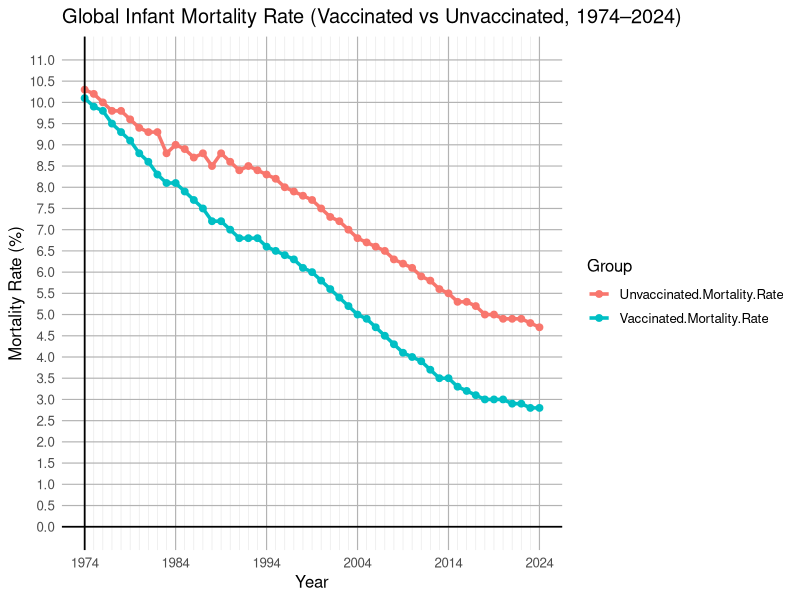
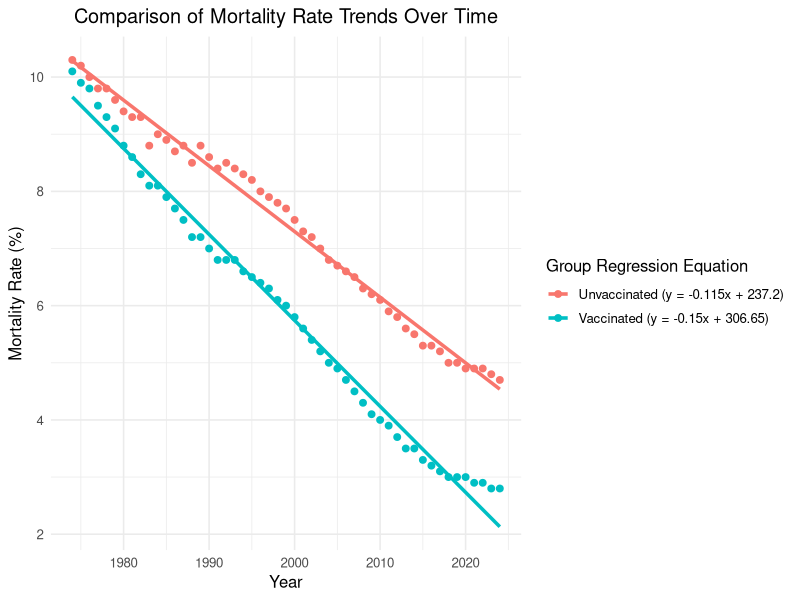

The R source for these figures, in order:
## ---- chunk 1
knitr::opts_chunk$set(echo = TRUE)
## ---- chunk 2
library(ggplot2)
library(tidyr)

data <- read.csv("Globalinfantmortalityrate.csv")

# Change the formatting for graph type
data_long <- pivot_longer(data,
                          cols = c("Vaccinated.Mortality.Rate", "Unvaccinated.Mortality.Rate"),
                          names_to = "Group",
                          values_to = "MortalityRate")

# Creating the plot
ggplot(data_long, aes(x = Year, y = MortalityRate, color = Group)) +
  geom_line(size = 1.2) +
  geom_point(size = 2) +
  
  # Solid Axis Lines and line spacing
  geom_hline(yintercept = 0, color = "black", size = 0.6) +
  geom_vline(xintercept = min(data_long$Year), color = "black", size = 0.6) +
  
  scale_y_continuous(
    limits = c(0, 11),
    breaks = seq(0, 11, by = 0.5),   
    minor_breaks = NULL              
  ) +
  scale_x_continuous(
    breaks = seq(min(data_long$Year), max(data_long$Year), by = 10),  
    minor_breaks = data_long$Year                                     
  ) +
  
  # Line colors for the faded/more solid colored lines: AI used to assist in formatting.
  theme_minimal(base_size = 12) +
  theme(
    panel.grid.minor = element_line(color = "gray90", size = 0.2),
    panel.grid.major = element_line(color = "gray70", size = 0.4),   
    panel.border = element_blank(),                                  
    axis.line = element_blank()                                      
  ) +
  
  labs(
    title = "Global Infant Mortality Rate (Vaccinated vs Unvaccinated, 1974–2024)",
    x = "Year",
    y = "Mortality Rate (%)",
    color = "Group"
  )
## ---- chunk 3
data <- read.csv("Globalinfantmortalityrate.csv")

# Slope for Vaccinated
model_vax <- lm(Vaccinated.Mortality.Rate ~ Year, data = data)

# Slope for Unvaccinated
model_unvax <- lm(Unvaccinated.Mortality.Rate ~ Year, data = data)

summary(model_vax)$coefficients
summary(model_unvax)$coefficients

slope_vax <- coef(model_vax)[2]
slope_unvax <- coef(model_unvax)[2]

cat("Vaccinated slope:", slope_vax, "\n")
cat("Unvaccinated slope:", slope_unvax, "\n")

#If the p-value for that term is < 0.05, the slopes are significantly different.
#If the p-value is > 0.05, the slopes are not significantly different.

# Reshape the data
data_long <- data.frame(
  Year = rep(data$Year, 2),
  Mortality = c(data$Vaccinated.Mortality.Rate, data$Unvaccinated.Mortality.Rate),
  Group = rep(c("Vaccinated", "Unvaccinated"), each = nrow(data))
)
model <- lm(Mortality ~ Year * Group, data = data_long)
summary(model)
## ---- chunk 4

library(ggplot2)
library(dplyr)

# Calculate slope and intercept for each group
equations <- data_long %>%
  group_by(Group) %>%
  do(model = lm(Mortality ~ Year, data = .)) %>%
  summarize(
    Group,
    Intercept = coef(model)[1],
    Slope = coef(model)[2]
  )

# Clean up group names and make equation labels
equations <- equations %>%
  mutate(
    Group = recode(Group,
                   "Vaccinated.Mortality.Rate" = "Vaccinated",
                   "Unvaccinated.Mortality.Rate" = "Unvaccinated"),
    label = paste0(Group, " (y = ",
                   round(Slope, 3), "x + ",
                   round(Intercept, 2), ")")
  )

# Merge labels back into main dataset
data_long_labeled <- data_long %>%
  left_join(equations, by = "Group")

# Plot design: AI was used to assist in the incorporation of the slope onto the graph. 
ggplot(data_long_labeled, aes(x = Year, y = Mortality, color = label)) +
  geom_point(size = 2) +
  geom_smooth(method = "lm", se = FALSE, lwd = 1.2) +
  theme_minimal(base_size = 12) +
  theme(
    plot.title = element_text(hjust = 0.5)  # centers the title
  ) +
  labs(
    title = "Comparison of Mortality Rate Trends Over Time",
    y = "Mortality Rate (%)",
    x = "Year",
    color = "Group Regression Equation"
  )
